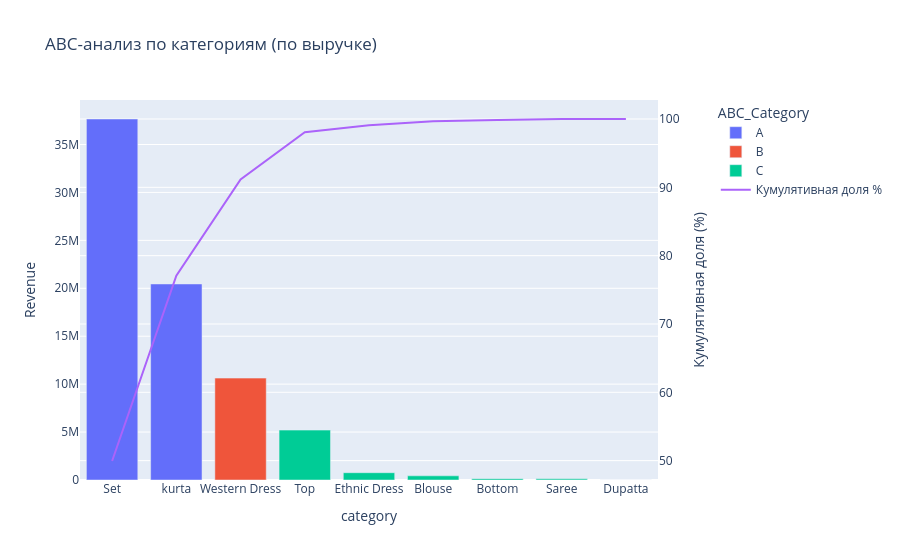

The code cell stored with this chart in its notebook:
### Code cell
# ABC-анализ по Category

abc_category = (
    df.groupby('category', observed=True)
    .agg(
        Revenue=('revenue', 'sum'),
        Qty=('qty', 'sum'),
        Orders=('sku', 'nunique'),
        Avg_Price=('revenue', lambda x: x.sum() / x.count())
    )
    .round(2)
    .sort_values('Revenue', ascending=False)
    .reset_index()
)

abc_category['Cum_Revenue'] = abc_category['Revenue'].cumsum()
abc_category['Cum_Pct'] = abc_category['Cum_Revenue'] / abc_category['Revenue'].sum() * 100

abc_category['ABC_Category'] = pd.cut(
    abc_category['Cum_Pct'],
    bins=[0, 80, 95, 101],
    labels=['A', 'B', 'C'],
    right=False
)

abc_tables['ABC-анализ по категориям'] = abc_category

print("ABC-анализ по категориям")
display(abc_category)

fig = px.bar(abc_category, x='category', y='Revenue', 
              color='ABC_Category', title='ABC-анализ по категориям (по выручке)')
fig.add_scatter(x=abc_category['category'], y=abc_category['Cum_Pct'], 
                 mode='lines', name='Кумулятивная доля %', yaxis='y2')
fig.update_layout(
    yaxis2=dict(title='Кумулятивная доля (%)', overlaying='y', side='right'),
    legend=dict(x=1.1)
    )
abc_figs['ABC-анализ по категориям'] = fig
fig.show()

### Figure 1 — Plotly figure (JSON) as saved in the notebook; plotly's stock layout.template omitted (floating-point values rounded to 4 significant figures)
{"data": [{"hovertemplate": "ABC_Category=A<br>category=%{x}<br>Revenue=%{y}<extra></extra>", "legendgroup": "A", "marker": {"color": "#636efa", "pattern": {"shape": ""}}, "name": "A", "orientation": "v", "showlegend": true, "textposition": "auto", "type": "bar", "x": ["Set", "kurta"], "xaxis": "x", "y": [37660000.0, 20450000.0], "yaxis": "y"}, {"hovertemplate": "ABC_Category=B<br>category=%{x}<br>Revenue=%{y}<extra></extra>", "legendgroup": "B", "marker": {"color": "#EF553B", "pattern": {"shape": ""}}, "name": "B", "orientation": "v", "showlegend": true, "textposition": "auto", "type": "bar", "x": ["Western Dress"], "xaxis": "x", "y": [10630000.0], "yaxis": "y"}, {"hovertemplate": "ABC_Category=C<br>category=%{x}<br>Revenue=%{y}<extra></extra>", "legendgroup": "C", "marker": {"color": "#00cc96", "pattern": {"shape": ""}}, "name": "C", "orientation": "v", "showlegend": true, "textposition": "auto", "type": "bar", "x": ["Top", "Ethnic Dress", "Blouse", "Bottom", "Saree", "Dupatta"], "xaxis": "x", "y": [5204000.0, 760700.0, 434800.0, 140200.0, 118500.0, 915.0], "yaxis": "y"}, {"mode": "lines", "name": "Кумулятивная доля %", "type": "scatter", "x": ["Set", "kurta", "Western Dress", "Top", "Ethnic Dress", "Blouse", "Bottom", "Saree", "Dupatta"], "y": [49.95, 77.07, 91.17, 98.07, 99.08, 99.66, 99.84, 100.0, 100.0], "yaxis": "y2"}], "layout": {"barmode": "relative", "legend": {"title": {"text": "ABC_Category"}, "tracegroupgap": 0, "x": 1.1}, "title": {"text": "ABC-анализ по категориям (по выручке)"}, "xaxis": {"anchor": "y", "domain": [0, 1], "title": {"text": "category"}}, "yaxis": {"anchor": "x", "domain": [0, 1], "title": {"text": "Revenue"}}, "yaxis2": {"overlaying": "y", "side": "right", "title": {"text": "Кумулятивная доля (%)"}}}}
